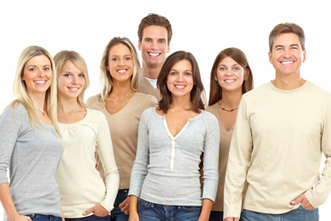
#> input picture TestImages/group.jpg, 331 x 221 px
$ python main.py
#> lines starting #> are read from the running program, lines starting #| are printed output that depends on the picture; after the words box and inside, x2 and y2 are one past the last pixel; in counts of white or black regions, pixels touching at a corner belong together
import cv2
import subprocess
import os
import sys
import numpy as np

# Default image pulled in if no argument provided
defaultPath = 'TestImages/group.jpg'

# Storage for all detected faces in input image
face_rectangles = []

# selected[0]: x start, selected[1]: y start, selected[2]: x end, selected[3]: y end
selected = None

# Global storage for generated face
generatedFace = None # The actual image of the face itself, after masking the background
generatedFaceOriginal = None # A copy of the original generated face, to revert changed made in editing
generatedFull = None # The generated face but with padding added around it so it is the same size as the base image

# Load the cascade for face classification
face_cascade = cv2.CascadeClassifier('haarcascade_frontalface_default.xml')

# Padding for facial detection
padding = -.05

# Radius for drawing black circle around generated/over original face
backgroundRadius = -1

# User has clicked within image, check if it was within a detected face
# [103 lines left out: functions clickDetected, GenerateFace, BackgroundReplacement, FitFace, ReplaceFace, ChangeGeneratedBrightness and 1 more, not called in this run]

# Read the input image
filename = defaultPath
scratchImg = None
if len(sys.argv) > 1: # At least 1 argument provided
    filename = sys.argv[1] # Set filepath to argument
try:
    originalImg = cv2.imread(filename) # If it is a .png, will be read in with transparency
#> originalImg is the input picture: shape (221, 331, 3); mean B, G, R 187.4, 201.3, 215.8
    scratchImg = originalImg.copy()  # Copy to not modify original image, used to put face detection and faces over
except:
    print("Problem reading in image from argument, please make sure it's a valid path to an image.")
    exit()
# Convert into grayscale
gray = cv2.cvtColor(scratchImg, cv2.COLOR_BGR2GRAY)
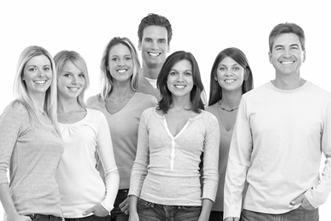
#> gray: shape (221, 331); min 1, max 255, mean 204
# Detect faces
faces = face_cascade.detectMultiScale(gray, 1.1, 4)
#> faces = [[137, 27, 36, 36], [267, 33, 39, 39], [214, 57, 31, 31], [165, 62, 32, 32], [57, 63, 34, 34], [104, 46, 34, 34], [23, 55, 34, 34]]
# Draw rectangle around the faces
for (x, y, w, h) in faces: # x = start x position, y = start y position, w = width, h = height
    # We want to add some padding to these rectangles so that they will encompass the entire head, not just the face
    x -= int(w * padding)
    w += int(w * padding) * 2
    y -= int(h * padding)
    h += int(h * padding) * 2
    # Add to detected list
    face_rectangles.append((x, y, x+w, y+h))
    cv2.rectangle(scratchImg, (x, y), (x+w, y+h), (0, 255, 0), 2)
#> this loop made 7 passes
#> (x, y, w, h) on passes 1 to 7: (138, 28, 34, 34), (268, 34, 37, 37), (215, 58, 29, 29), (166, 63, 30, 30), (58, 64, 32, 32), (105, 47, 32, 32), (24, 56, 32, 32)
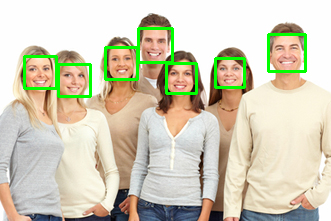
#> scratchImg: shape (221, 331, 3); 3.57% of pixels changed, all inside (x1, y1, x2, y2) = (23, 27, 307, 98)
#> after the loop, face_rectangles = [(138, 28, 172, 62), (268, 34, 305, 71), (215, 58, 244, 87), (166, 63, 196, 93), (58, 64, 90, 96), (105, 47, 137, 79), (24, 56, 56, 88)]
# Display the output
cv2.namedWindow('Image')
cv2.setMouseCallback('Image', clickDetected, scratchImg)
cv2.imshow('Image', scratchImg)

while 1:
    # Make version of image with generated face placed over, if applicable
    # Don't want to put it on scratchImg yet if it has not been saved
    tempImg = scratchImg.copy()
    if generatedFull is not None:
        center = (selected[0] + int((selected[2] - selected[0]) / 2), selected[1] + int((selected[3] - selected[1]) / 2))
        cv2.circle(tempImg, center, backgroundRadius, (0, 0, 0), -1)
        tempImg = cv2.bitwise_xor(tempImg, generatedFull)
    cv2.imshow('Image', tempImg)
    k = cv2.waitKey(10) & 0xFF
#> (key Esc is pressed here)
    if selected is not None:
        cv2.rectangle(scratchImg, (selected[0], selected[1]), (selected[2], selected[3]), (255, 0, 0), 2)
        if k == 71 or k == 103: # G, generate face
            ReplaceFace()
        if generatedFull is not None:
            if k == 83 or k == 115: # S, save image with modified faces
                # Save version of image with face pasted over
                saveImg = originalImg.copy() # Copy original, unmodified image so rectangles will not be there
                # Add circles to images
                center = (selected[0] + int((selected[2] - selected[0]) / 2), selected[1] + int((selected[3] - selected[1]) / 2))
                cv2.circle(saveImg, center, backgroundRadius, (0, 0, 0), -1)
                cv2.circle(scratchImg, center, backgroundRadius, (0, 0, 0), -1)
                # Put face onto images
                saveImg = cv2.bitwise_xor(saveImg, generatedFull)
                scratchImg = cv2.bitwise_xor(scratchImg, generatedFull)
                originalImg = saveImg.copy() # Save changes to original image as well, so future saves will not overwrite
                # Save and reset appropriate variables
                cv2.imwrite(filename.replace(".jpg", "-modified.jpg").replace(".png", "-modified.png"), saveImg)
                selected = None
                generatedFull = None
                # Make all rectangles green again
                for rect in face_rectangles:
                    cv2.rectangle(scratchImg, (rect[0], rect[1]), (rect[2], rect[3]), (0, 255, 0), 2)
            elif k == 66 or k == 98: # B, increase brightness
                ChangeGeneratedBrightness(10)
                generatedFull = FitFace(generatedFace)
            elif k == 86 or k == 118: # V, decrease brightness
                ChangeGeneratedBrightness(-10)
                generatedFull = FitFace(generatedFace)
            elif k == 67 or k == 99: # C, increase contrast
                ChangeGeneratedContrast(1.1)
                generatedFull = FitFace(generatedFace)
            elif k == 88 or k == 120: # X, decrease contrast
                ChangeGeneratedContrast(0.9)
                generatedFull = FitFace(generatedFace)
            elif k == 89 or k == 121: # Y, horizontally flip image
                generatedFace = cv2.flip(generatedFace, 1)
                generatedFull = FitFace(generatedFace)
            elif k == 82 or k == 114: # R, return generated to original form
                generatedFace = generatedFaceOriginal.copy()
                generatedFull = FitFace(generatedFace)
    if k == 27: # Escape, close program
        break

cv2.destroyAllWindows()

$ run again, with TestImages/test1.jpg copied over TestImages/group.jpg
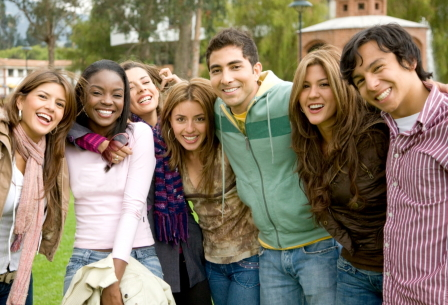
#> input picture TestImages/test1.jpg, 448 x 305 px
#> originalImg is the input picture: shape (305, 448, 3); mean B, G, R 101.4, 120.2, 132.6
#> `gray = cv2.cvtColor(scratchImg, cv2.COLOR_BGR2GRAY)`:
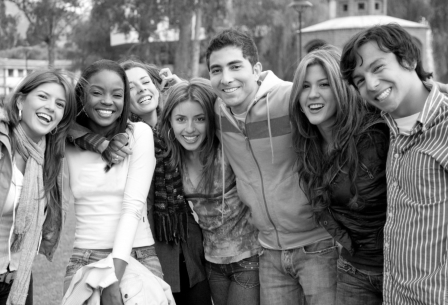
#> gray: shape (305, 448); min 0, max 255, mean 121.7
#> faces = [[166, 100, 50, 50], [289, 65, 53, 53], [80, 72, 53, 53], [25, 80, 50, 50], [17, 116, 59, 59], [196, 45, 60, 60]]
#> the loop `for (x, y, w, h) in faces:` made 6 passes
#> (x, y, w, h) on passes 1 to 6: (168, 102, 46, 46), (291, 67, 49, 49), (82, 74, 49, 49), (27, 82, 46, 46), (19, 118, 55, 55), (199, 48, 54, 54)
#> after the loop `for (x, y, w, h) in faces:`:
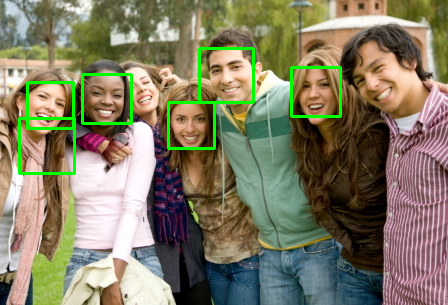
#> scratchImg: shape (305, 448, 3); 2.54% of pixels changed, all inside (x1, y1, x2, y2) = (18, 47, 342, 175)
#> after the loop `for (x, y, w, h) in faces:`: face_rectangles = [(168, 102, 214, 148), (291, 67, 340, 116), (82, 74, 131, 123), (27, 82, 73, 128), (19, 118, 74, 173), (199, 48, 253, 102)]

$ run again, with TestImages/test2.png saved as TestImages/group.jpg
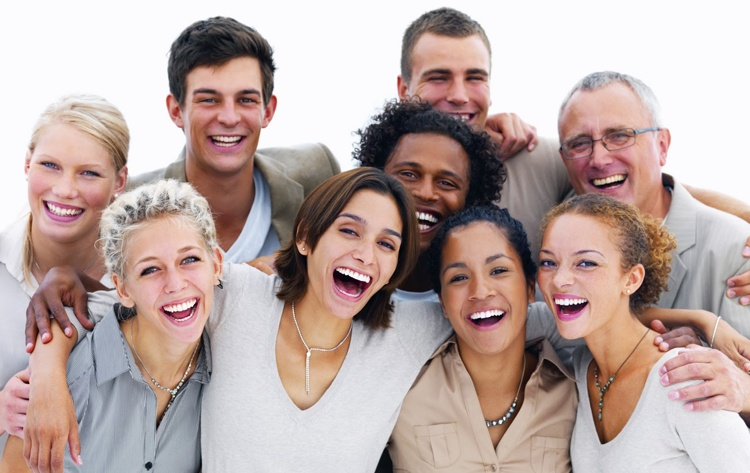
#> input picture TestImages/test2.png, 750 x 473 px
#> originalImg is the input picture: shape (473, 750, 3); mean B, G, R 164.7, 169, 187.9
#> `gray = cv2.cvtColor(scratchImg, cv2.COLOR_BGR2GRAY)`:
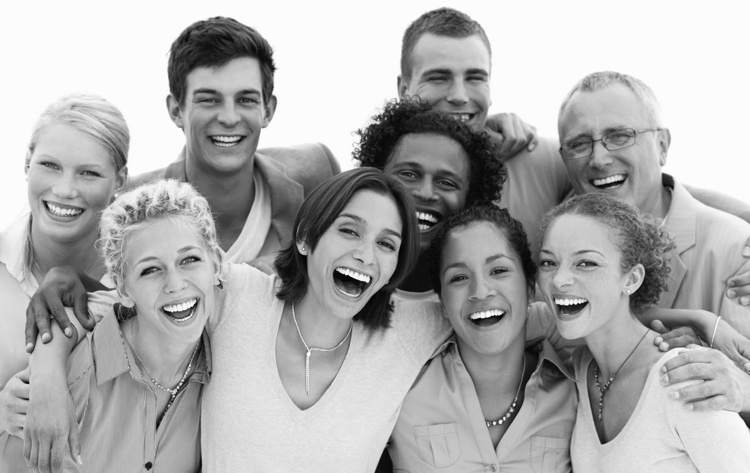
#> gray: shape (473, 750); min 1, max 255, mean 174.1
#> faces = [[464, 334, 62, 62], [415, 44, 88, 88], [171, 56, 110, 110], [551, 104, 96, 96], [382, 141, 93, 93], [316, 200, 100, 100], [428, 233, 106, 106], [16, 130, 106, 106], [109, 145, 95, 95], [111, 220, 122, 122], [512, 217, 122, 122]]
#> the loop `for (x, y, w, h) in faces:` made 11 passes
#> (x, y, w, h) on passes 1 to 8: (467, 337, 56, 56), (419, 48, 80, 80), (176, 61, 100, 100), (555, 108, 88, 88), (386, 145, 85, 85), (321, 205, 90, 90), (433, 238, 96, 96), (21, 135, 96, 96)
#> after the loop `for (x, y, w, h) in faces:`:
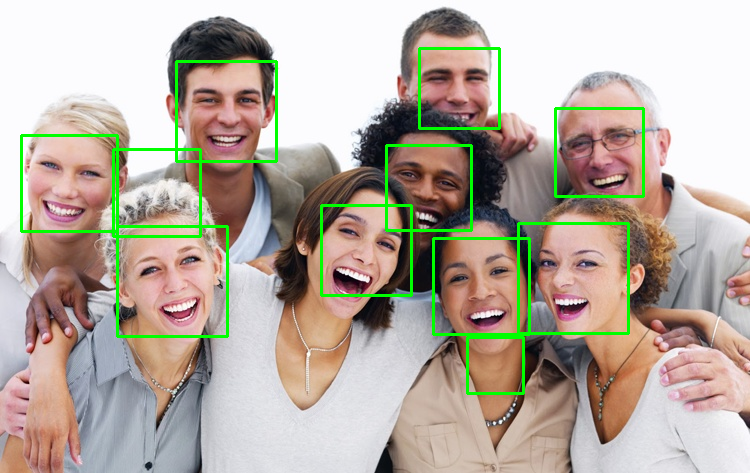
#> scratchImg: shape (473, 750, 3); 3.33% of pixels changed, all inside (x1, y1, x2, y2) = (20, 47, 645, 395)
#> after the loop `for (x, y, w, h) in faces:`: face_rectangles = [(467, 337, 523, 393), (419, 48, 499, 128), (176, 61, 276, 161), (555, 108, 643, 196), (386, 145, 471, 230), (321, 205, 411, 295), (433, 238, 529, 334), (21, 135, 117, 231), (113, 149, 200, 236), (117, 226, 227, 336), (518, 223, 628, 333)]
